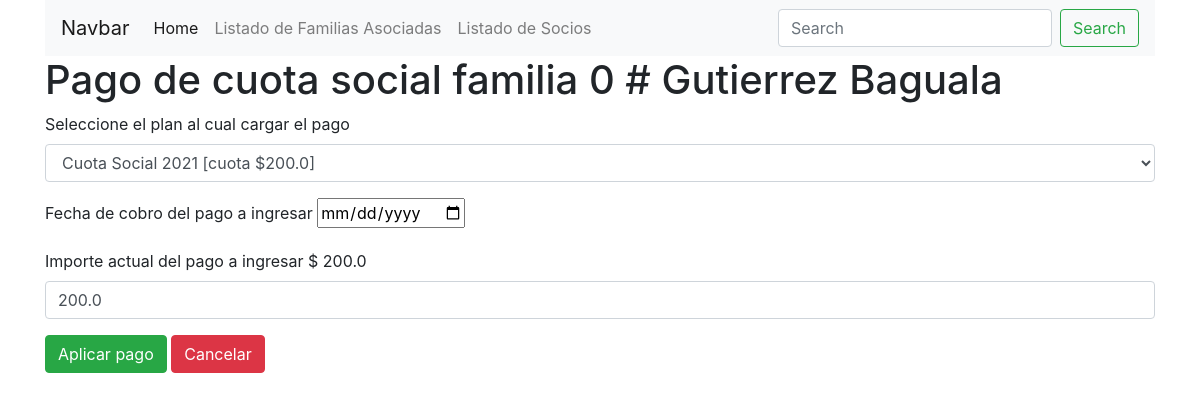
The app's page /cuotas/familia/nuevo_pago/1/1 (signed in), older data.
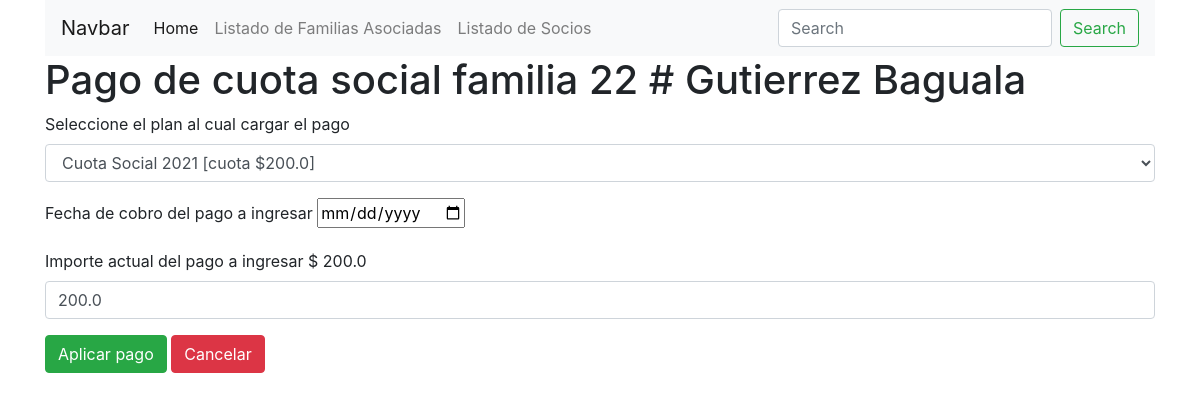
The same page, newer data.
### socios/models.py (models this page shows, shortened)
class Familia(models.Model):
    familia_crm_id = models.CharField(max_length=50)
    crm_id = models.IntegerField(unique=True) # unique=True
    direccion_calle = models.CharField(max_length=50,blank=True)
    direccion_numero = models.CharField(max_length=50,blank=True)
    direccion_depto = models.CharField(max_length=50,blank=True)
    direccion_localidad = models.CharField(max_length=50,blank=True)
    direccion_provincia = models.CharField(max_length=50,blank=True)
    contacto = models.CharField(max_length=200,blank=True)
    creado = models.DateTimeField('creado',auto_now_add=True)
    actualizado = models.DateTimeField('actualizado',auto_now=True)

### cuotas/views.py (the view)
# urls.py: path('familia/nuevo_pago/<int:familia_id>/<int:pago_id>', views.nuevo_pago, name='nuevo_pago'),
def nuevo_pago(request, familia_id, pago_id=0 ):
    familia_socios = Familia.objects.get(pk=familia_id)
    planes_de_pago = PlanDePago.objects.all()
    planes_de_pago_list = list(planes_de_pago)
    if not pago_id:
        pago_error_message = 'Cancelado generacion de nuevo pago'
        pago = CuotaPago()
    else:
        pago = CuotaPago.objects.get(id=pago_id)
        pago_error_message = 'Cancelado edicion de pago ' # concatenar info del pago cancelado
    print("error_message [{}] ".format(pago_error_message) )
    return render(request, 'cuotas/crear_editar_pago.html', {'familia': familia_socios,'planes_de_pago':planes_de_pago,'planes_de_pago_list':planes_de_pago_list, 'pago': pago, 'pago_error_message': pago_error_message })

### cuotas/templates/cuotas/crear_editar_pago.html (shortened to what this page needs)
{% extends "base_site.html" %}
{% block content %}
<h1>Pago de cuota social familia {{ familia.crm_id }} # {{ familia.familia_crm_id }}</h1>
<form action="{% url 'cuotas:procesa_nuevo_pago' familia_id=familia.id %}" method="post">
    <div class="form-group">
        <label for="seleccion_de_plan">Seleccione el plan al cual cargar el pago</label>
        <select class="form-control" name="plan_de_pago_id" required>
            {% for plan_pago in planes_de_pago %}
                <option value="{{ plan_pago.id }}"
                    {% if pago.aplica_pago_plan == plan_pago.id %}selected {% endif %} >
                    {{ plan_pago.nombre }} [cuota ${{ plan_pago.importe_cuota }}]
                </option>
            {% endfor %}
        </select>
    </div>
    <div class="form-group">
        <label for="importe_pago">Fecha de cobro del pago a ingresar</label>
        <input type="date" name="fecha_cobrado" required value="{{ pago.fecha_cobro|date }}" />
    </div>
    <div class="form-group">
        <label for="importe_pago">
            {% if pago.id %}
                Importe actual del pago a ingresar $ {{ pago.importe }}
            {% else %}
                Ingrese el importe cobrado
            {% endif %}
        </label>
        <input type="number" name="importe_cobrado" value="{{ pago.importe }}" required min="0" step="0.01" data-number-to-fixed="2" class="form-control currency" />
    </div>
    <div class="form-group">
        <button class="btn btn-success" type="submit">Aplicar pago</button> <a href="{% url 'socios:familia_detalle_error' familia_id=familia.id error_message=pago_error_message|urlencode %}" class="btn btn-danger"
            type="submit">Cancelar</a>
    </div>
</form>
{% endblock content %}

Row changes from the older to the newer data that the page shows:
changed Familia "Gutierrez Baguala": crm_id "0" → "22"
